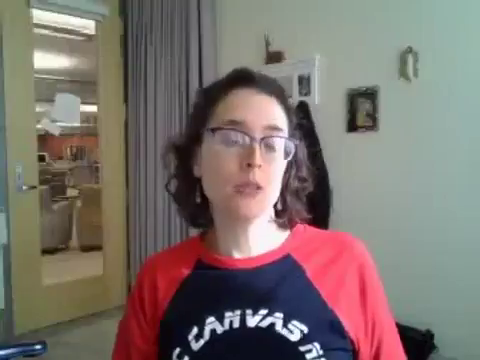
#> input picture frame 134 of videos/video2.mp4, 480 x 360 px
$ python video_no_mp.py
#> lines starting #> are read from the running program, lines starting #| are printed output that depends on the picture; after the words box and inside, x2 and y2 are one past the last pixel; in counts of white or black regions, pixels touching at a corner belong together
import cv2
import numpy as np

# [8 lines of commented-out code are left out]

def video_bg():
    #video temporario ate consertar captura da webcam no WSL -> perguntar se pode usar video gravado previo ao inves de ao vivo
    vcap = cv2.VideoCapture('videos/video2.mp4')

    while True:
        #success = booleano se o video normal funcionou
        #frame = frame do video
        success, frame = vcap.read()
#> frame is the input picture: shape (360, 480, 3); mean B, G, R 108.7, 113.8, 124.6
        if success == True:
            img_gs = cv2.cvtColor(frame, cv2.COLOR_BGR2GRAY)
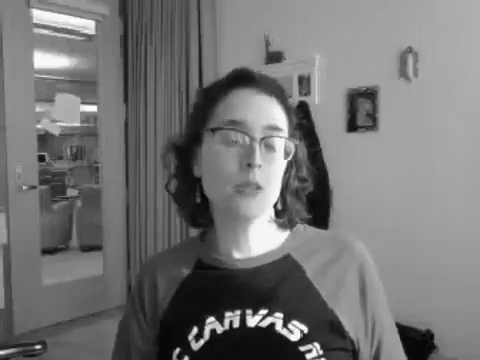
#> img_gs: shape (360, 480); min 1, max 255, mean 116.4
            edge = cv2.Canny(img_gs, 5, 50)
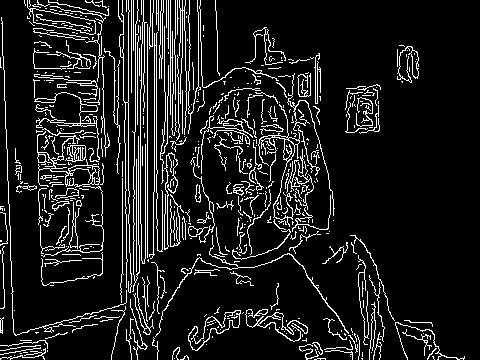
#> edge: shape (360, 480); 11.1% white in thin lines or dots
            edge = cv2.dilate(edge, None)
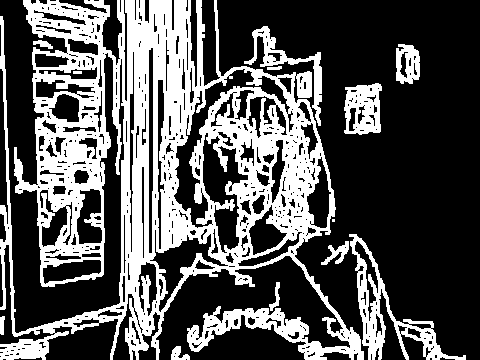
#> edge: shape (360, 480); 33.8% white; 13 white regions (1 under 20 px), largest, box (x1, y1, x2, y2) and area: (0, 0, 364, 360) 51431, (349, 234, 466, 360) 2903, (344, 83, 382, 135) 1390
            edge = cv2.erode(edge, None)
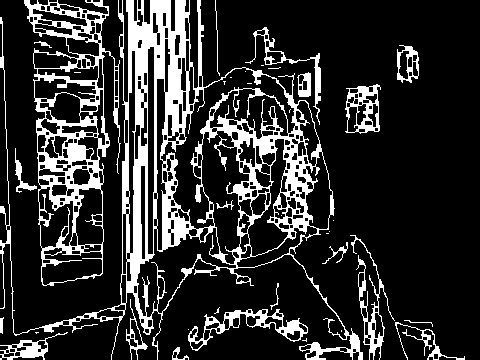
#> edge: shape (360, 480); 18.7% white; 37 white regions (17 under 20 px), largest, box (x1, y1, x2, y2) and area: (0, 0, 363, 360) 19555, (24, 0, 121, 286) 6903, (188, 309, 308, 351) 1136
            #pega todos (chain_approx_none) os contornos ([0]) sem classificação hierárquica (retr_list)
            for c in cv2.findContours(edge, cv2.RETR_LIST, cv2.CHAIN_APPROX_NONE)[0]:
                info_c = [(c, cv2.contourArea(c))]
#> this loop made 389 passes
#> info_c on passes 29, 33: [([[341, 330], [341, 331]], 0)], [([[188, 329]], 0)]
            img_ar = frame.shape[0] * frame.shape[1]
#> img_ar = 172800
            print(img_ar)
#| 172800
            max_ar = 0.95 * img_ar
#> max_ar = 164160
            min_ar = 0.005 * img_ar
#> min_ar = 864

            mask = np.zeros(edge.shape, dtype=np.uint8)
            for cont in info_c:
                if cont[1] > min_ar and cont[1] < max_ar:
                    #preenche a mascara com os contornos
                    mask = cv2.fillConvexPoly(mask, cont[0], (255))
#> this loop made 1 pass
#> pass 1, in video_bg, `mask = cv2.fillConvexPoly(mask, cont[0], (255))`:
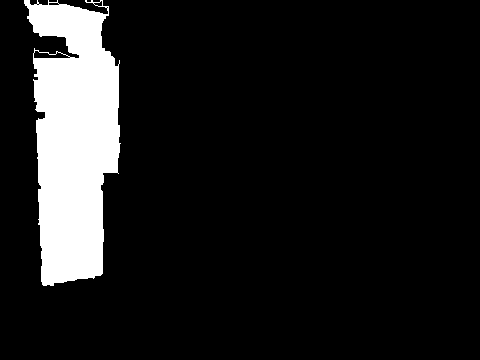
#> mask: shape (360, 480); 11.2% white; 1 white region, box (x1, y1, x2, y2) and area: (24, 0, 121, 286) 19374
            # mask = cv2.dilate(mask, None, iterations=5)
            # mask = cv2.erode(mask, None, iterations=5)
            # mask = cv2.GaussianBlur(mask, (21,21), 0)

            stack = np.dstack([mask]*3)
            stack = stack.astype('float32') /255.0
            frame = frame.astype('float32') /255.0
            print(stack.shape)
#| (360, 480, 3)

            video_mask = (stack * frame) + ((1-stack) * (0.0,0.0,0.0))
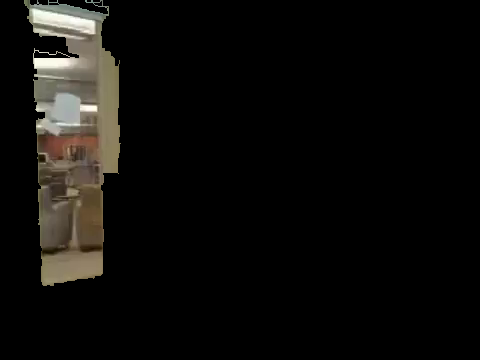
#> video_mask: shape (360, 480, 3) float64; mean of channels 0, 1, 2 0.0431, 0.0515, 0.0559; drawn as B, G, R
            video_mask = (video_mask * 255).astype('uint8')

            cv2.imshow("Frente", video_mask)
            if cv2.waitKey(1) & 0xFF == ord('q'):
#> (key q is pressed here)
                pass
        else:
            break

video_bg()

$ run again, starting later in the video
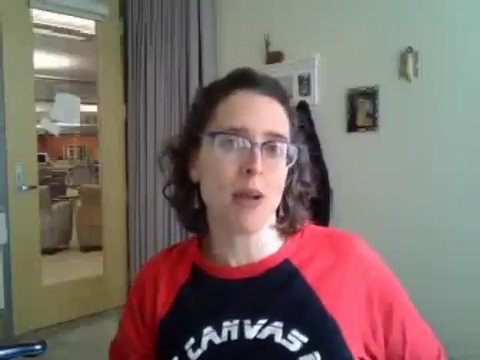
#> input picture frame 606 of videos/video2.mp4, 480 x 360 px
#> in video_bg, frame is the input picture: shape (360, 480, 3); mean B, G, R 105.1, 111, 126.1
#> in video_bg, `edge = cv2.erode(edge, None)`:
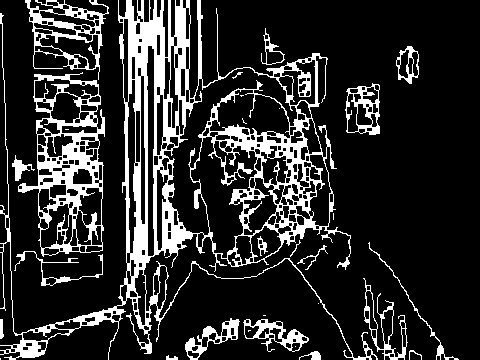
#> edge: shape (360, 480); 17.8% white; 30 white regions (10 under 20 px), largest, box (x1, y1, x2, y2) and area: (0, 0, 378, 360) 19712, (18, 72, 105, 257) 4830, (25, 0, 109, 80) 1764
#> the loop in video_bg, `for c in cv2.findContours(edge, cv2.RETR_LIST, cv2.CHAIN_APPROX_NONE)[..` made 375 passes
#> info_c on passes 1, 12, 53: [([[0, 358], [0, 359]], 0)], [([[295, 346]], 0)], [([[263, 315], [264, 315], [265, 315], [264, 315]], 0)]
#| 172800
#> the loop in video_bg, `for cont in info_c:` made 1 pass
#| (360, 480, 3)
#> in video_bg, `video_mask = (stack * frame) + ((1-stack) * (0.0,0.0,0.0))`:
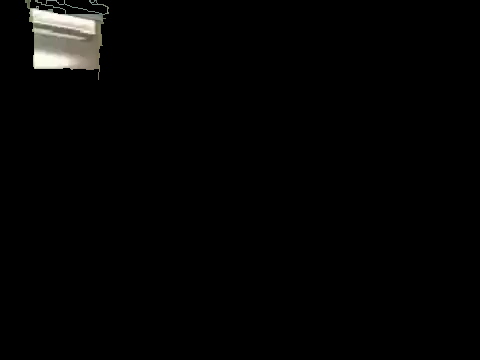
#> video_mask: shape (360, 480, 3) float64; mean of channels 0, 1, 2 0.0141, 0.0155, 0.0158; drawn as B, G, R
